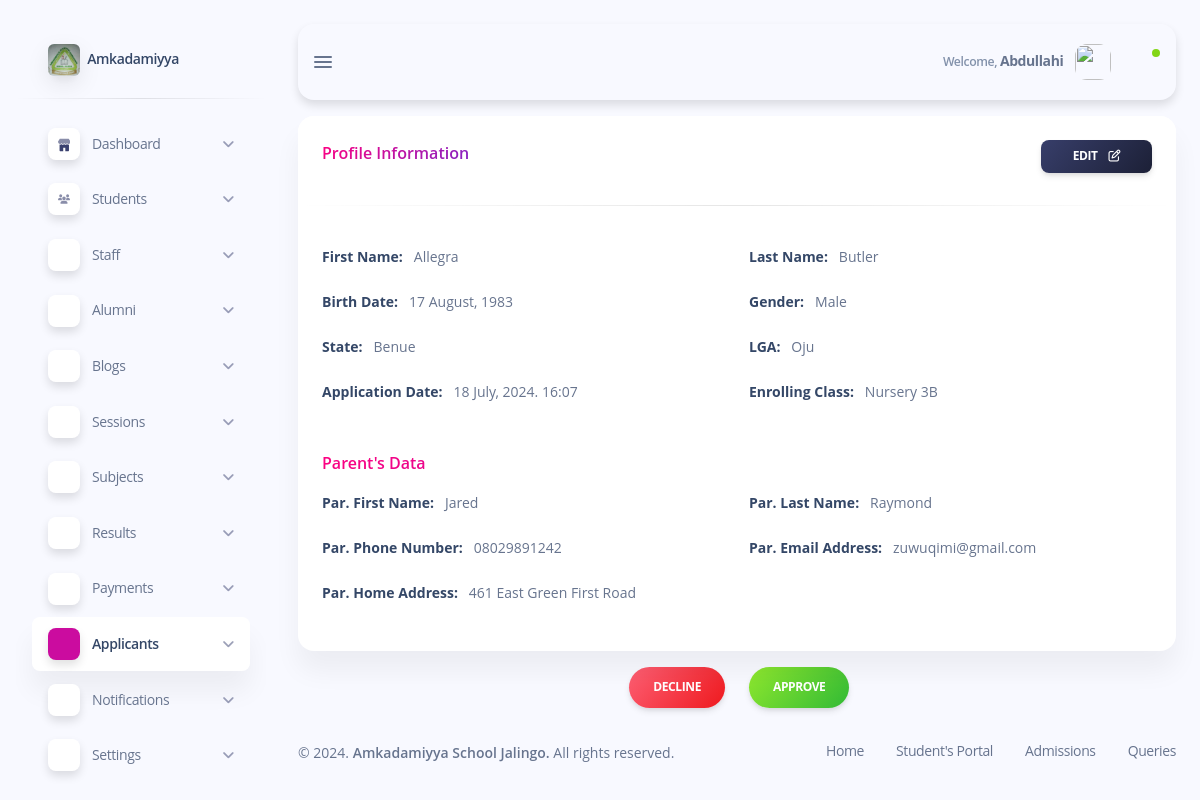
Page /subdomains/admin/admin-view-applicant.php?applicant_id=13 (signed in) on the committed database.
### tables this page shows
CREATE TABLE `applicants` (
  `applicant_id` int(11) NOT NULL,
  `enrolling_class` int(11) NOT NULL,
  `section_id` int(11) NOT NULL,
  `first_name` varchar(50) NOT NULL,
  `second_name` varchar(50) NOT NULL,
  `last_name` varchar(50) NOT NULL,
  `birth_date` date NOT NULL,
  `state` varchar(50) NOT NULL,
  `lga` varchar(50) NOT NULL,
  `gender` varchar(50) NOT NULL,
  `parent_first_name` varchar(50) NOT NULL,
  `parent_last_name` varchar(50) NOT NULL,
  `parent_email` varchar(50) NOT NULL,
  `parent_address` varchar(50) NOT NULL,
  `parent_phone_number` varchar(50) NOT NULL,
  `admission_status` int(2) NOT NULL,
  `application_code` varchar(20) NOT NULL,
  `timestamp` timestamp NOT NULL DEFAULT current_timestamp() ON UPDATE current_timestamp(),
  `registration_id` varchar(50) NOT NULL
);

CREATE TABLE `classes` (
  `class_id` int(11) NOT NULL,
  `class_name` varchar(50) NOT NULL,
  `section_id` int(11) NOT NULL
);

### subdomains/admin/admin-view-applicant.php (the view, shortened to what this page needs)
<?php
require_once "create.php";
if (isset($_GET['applicant_id'])) {
    $applicant_id = $_GET['applicant_id'];
    $sql = "SELECT * FROM `applicants` WHERE `applicant_id` = ?";
    $stmt = $conn->prepare($sql);
    $stmt->bind_param("i", $applicant_id);
    $stmt->execute();
    $applicant = $stmt->get_result()->fetch_assoc();
}
?>
<!DOCTYPE html>
<html lang="en">
<head>
    <?php include "inc/admin-header.php"; ?>
</head>
<body class="g-sidenav-show bg-info-soft">
    <?php
    include "inc/admin-sidebar.php";
    ?>
    <main class="main-content position-relative max-height-vh-100 h-100 border-radius-lg">
        <?php require "inc/admin-navbar.php"; ?>
        <div class="container-fluid pt-3">
            <div class="row">
                <div class="col-12 mb-3">
                    <div class="card">
                        <div class="card-header pb-0">
                            <div class="d-flex justify-content-between">
                                <h6 class="text-gradient text-primary">Profile Information</h6>
                                <a href="admin-edit-applicant.php?applicant_id=<?php echo $applicant['applicant_id']; ?>" class="btn bg-gradient-dark btn-sm">Edit <i class="ms-2 fa fa-edit" style="font-size: 12px;"></i></a>
                            </div>
                        </div>
                        <hr class="horizontal dark">
                        <div class="card-body">
                            <div class="row">
                                <div class="col-xxl-4 col-6 text-sm mb-4">
                                    <strong class="text-dark">First Name: </strong>&nbsp; <?php echo ucfirst($applicant['first_name']); ?>
                                </div>
                                <div class="col-xxl-4 col-6 text-sm mb-4">
                                    <strong class="text-dark">Last Name: </strong>&nbsp; <?php echo ucfirst($applicant['last_name']); ?>
                                </div>
                                <div class="col-xxl-4 col-6 text-sm mb-4">
                                    <strong class="text-dark">Birth Date: </strong>&nbsp; <?php echo date("j F, Y", strtotime($applicant['birth_date'])) ?>
                                </div>
                                <div class="col-xxl-4 col-6 text-sm mb-4">
                                    <strong class="text-dark">Gender: </strong>&nbsp; <?php echo $applicant['gender']; ?>
                                </div>
                                <div class="col-xxl-4 col-6 text-sm mb-4">
                                    <strong class="text-dark">State: </strong>&nbsp; <?php echo $applicant['state']; ?>
                                </div>
                                <div class="col-xxl-4 col-6 text-sm mb-4">
                                    <strong class="text-dark">LGA: </strong>&nbsp; <?php echo ucfirst($applicant['lga']); ?>
                                </div>
                                <div class="col-xxl-4 col-6 text-sm mb-4">
                                    <strong class="text-dark">Application Date: </strong>&nbsp; <?php echo date("j F, Y. H:m", strtotime($applicant['timestamp'])); ?>
                                </div>
                                <div class="col-xxl-4 col-6 text-sm mb-4">
                                    <strong class="text-dark">Enrolling Class: </strong>&nbsp;
                                    <?php $class_id = $applicant['enrolling_class'];
                                    $sql = "SELECT `class_name` FROM `classes` WHERE `class_id` = '$class_id'";
                                    $clasess = mysqli_query($conn, $sql);
                                    $class = mysqli_fetch_assoc($clasess);
                                    echo $class['class_name']; ?>
                                </div>
                                <h6 class="mt-4 mb-3 text-gradient text-primary">Parent's Data</h6>
                                <div class="col-xxl-4 col-6 text-sm mb-4">
                                    <strong class="text-dark">Par. First Name: </strong>&nbsp; <?php echo ucfirst($applicant['parent_first_name']); ?>
                                </div>
                                <div class="col-xxl-4 col-6 text-sm mb-4">
                                    <strong class="text-dark">Par. Last Name: </strong>&nbsp; <?php echo ucfirst($applicant['parent_last_name']); ?>
                                </div>
                                <div class="col-xxl-4 col-6 text-sm mb-4">
                                    <strong class="text-dark">Par. Phone Number: </strong>&nbsp; <?php echo $applicant['parent_phone_number']; ?>
                                </div>
                                <div class="col-xxl-4 col-6 text-sm mb-4">
                                    <strong class="text-dark">Par. Email Address: </strong>&nbsp; <?php echo $applicant['parent_email']; ?>
                                </div>
                                <div class="col-xxl-8 col-8 text-sm mb-4">
                                    <strong class="text-dark">Par. Home Address: </strong>&nbsp; <?php echo $applicant['parent_address']; ?>
                                </div>
                            </div>
                        </div>
                    </div>
                </div>
            </div>
            <div class="container">
                <div class="row justify-content-center align-items-center">
                    <div class="col-6 text-end">
                        <button class="btn bg-gradient-danger btn-round" type="button" data-bs-toggle="modal" data-bs-target="#modal-notification">
                            Decline
                        </button>
                    </div>
                    <div class="col-6 text-">
                        <form action="" method="post">
                            <button type="submit" class="btn bg-gradient-success btn-round" name="approveBtn">Approve</button>
                        </form>
                    </div>
                </div>
            </div>
        </div>
        <?php include "inc/admin-footer.php"; ?>
    </main>
</body>
</html>

### css/style.css (style rules this page uses)
html { font-size: 1rem; }
@media (min-width: 576px) { html { font-size: 0.9rem; } }
@media (min-width: 768px) { html { font-size: 0.95rem; } }
@media (min-width: 992px) { html { font-size: 1rem; } }

### rows in the picture
applicants: first_name "Allegra", last_name "Butler", birth_date "17 August, 1983", gender "Male", state "Benue", lga "Oju", timestamp "18 July, 2024. 16:07", parent_first_name "Jared", parent_last_name "Raymond", parent_phone_number "08029891242", parent_email "zuwuqimi@gmail.com", parent_address "461 East Green First Road"
classes: class_name "Nursery 3B"

### other values in the picture
$_SESSION['staff']['first_name'] "Abdullahi"
